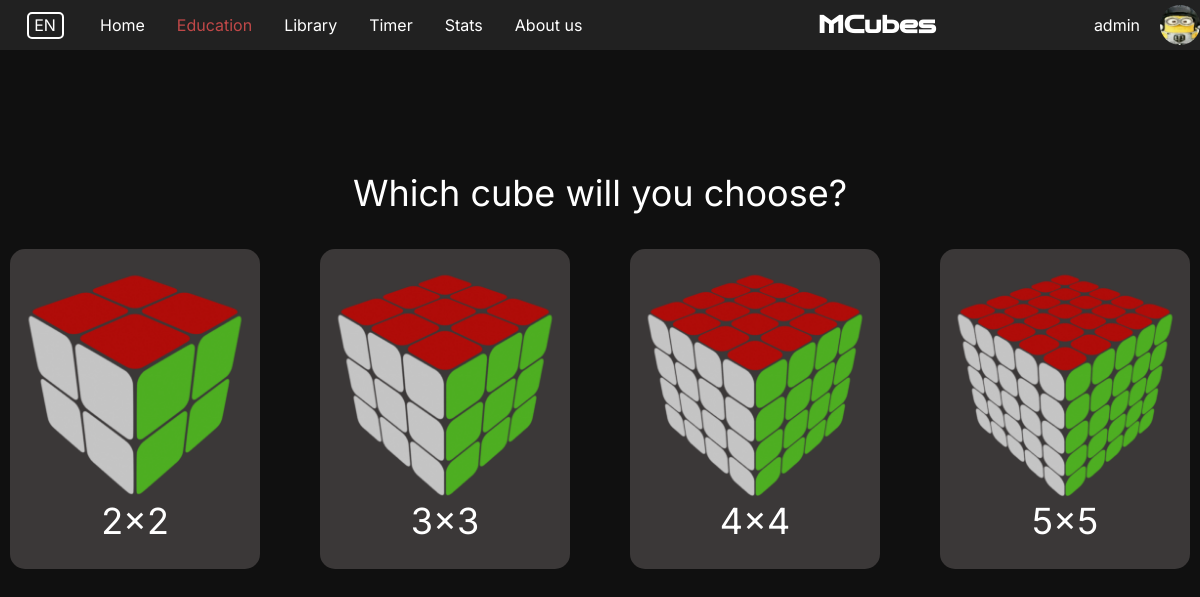
/education/ (signed in), run on the app's committed database.
### account/models.py (models this page shows, shortened)
class MyAccount(AbstractBaseUser, PermissionsMixin):
    id = models.AutoField(primary_key=True)
    email = models.EmailField(verbose_name="email", max_length=60, unique=True)
    nickname = models.CharField(max_length=30, unique=True)
    avatar = models.ImageField(upload_to='avatars/', blank=True, null=True)
    date_joined = models.DateTimeField(auto_now_add=True)
    last_login = models.DateTimeField(auto_now=True)
    is_active = models.BooleanField(default=True)
    is_admin = models.BooleanField(default=False)
    is_staff = models.BooleanField(default=False)
    is_superuser = models.BooleanField(default=False)
    USERNAME_FIELD = 'email'
    REQUIRED_FIELDS = ['nickname']
    objects = MyAccountManager()

### education/views.py (the view)
# urls.py: path('', views.choose_cube, name='education'),
def choose_cube(request):
    return render(request, 'education/choose-cube.html')

### education/templates/education/choose-cube.html (shortened to what this page needs)
{% extends 'base.html' %}
{% load static %}
{% load i18n %}
{% block extra_css%}
<link rel="stylesheet" href="{% static 'education/css/choose-cube.css' %}">
{% endblock %}
{% block content %}
<div class="section-title-container">
    <p class="section-title">{% trans "Which cube will you choose?" %}</p>
</div>
<div class="cubes-row-wrapper">
    <div class="cubes-row">
        <div class="cube-card a-button" data-href="">
            <img src="{% static 'education/images/2x2-img-1.png' %}" alt="2x2 Cube" class="cube-image">
            <div class="cube-label">
                <p>2x2</p>
            </div>
        </div>
        <div class="cube-card a-button">
            <img src="{% static 'education/images/3x3-img.png' %}" alt="3x3 Cube" class="cube-image">
            <div class="cube-label">
                <p>3x3</p>
            </div>
        </div>
        <div class="cube-card a-button">
            <img src="{% static 'education/images/4x4-img.png' %}" alt="4x4 Cube" class="cube-image">
            <div class="cube-label">
                <p>4x4</p>
            </div>
        </div>
        <div class="cube-card a-button">
            <img src="{% static 'education/images/5x5-img.png' %}" alt="5x5 Cube" class="cube-image">
            <div class="cube-label">
                <p>5x5</p>
            </div>
        </div>
    </div>
</div>
{% endblock %}

### templates/base.html (shortened to what this page needs)
{% load static %}
{% load i18n %}
{% get_current_language as CURRENT_LANG %}
<!DOCTYPE html>
<html lang="{{ CURRENT_LANG }}">
<head>
    <link rel="stylesheet" href="{% static 'css/base.css' %}">
    {% block extra_css %}{% endblock %}
</head>
<body>
    <nav class="navbar">
        <form action="{% url 'set_language' %}" method="post" style="display: inline;">
                <button type="submit" class="lang-switch a-button">
                    <div class="lang-box">
                        {% if CURRENT_LANG == 'en' %}EN{% else %}RU{% endif %}
                    </div>
                </button>
        </form>
        <div class="nav-content desktop">
            <div class="nav-links">
                <a id="link-home" href="{% url 'home' %}" class="nav-link a-button">{% trans "Home" %}</a>
                <a id="link-education" href="{% url 'education' %}" class="nav-link a-button">{% trans "Education" %}</a>
                <a id="link-library" href="{% url 'comingsoon' %}" class="nav-link a-button">{% trans "Library" %}</a>
                <a id="link-timer" href="{% url 'rubik_timer:choose_timer' %}" class="nav-link a-button">{% trans "Timer" %}</a>
                <a id="link-stats" href="{% url 'stats:history' %}" class="nav-link a-button">{% trans "Stats" %}</a>
                <a id="link-about-us" href="{% url 'aboutus' %}" class="nav-link a-button">{% trans "About us" %}</a>
            </div>
        </div>
        <div class="spacer desktop">
            <h1 class="webLogo">MCubes</h1>
        </div>
        <a id="link-account" class="account-text a-button nav-link a-button desktop" href="{% url 'account:profile' %}">
        {% if user.is_authenticated %}
            {{ user.nickname }}
        {% else %}
            account
        {% endif %}
        </a>
        <div class="avatar-container desktop">
            {% if user.avatar %}
                <img class="avatar" src="{{ user.avatar.url }}" alt="{{ user.nickname }}">
            {% else %}
                <img class="avatar" src="{% get_media_prefix %}/avatars/default.png" alt="avatar">
            {% endif %}
        </div>
    </nav>
    <main class="content">
        {% block content %}
        {% endblock %}
    </main>
</body>
</html>

### static/css/base.css (style rules this page uses)
.webLogo { font-family: "ZenDotsKir"; margin: 0; }
* { margin: 0; padding: 0; box-sizing: border-box; font-family: "Inter"; }
html { height: 100vh; }
body { display: flex; flex-direction: column; background-color: rgb(16, 16, 16); color: #ffffff; width: 100%; height: 100%; font-family: 'Inter', sans-serif; }
.content { height: 100%; display: flex; flex-direction: column; justify-content: center; align-items: center; }
.navbar { display: flex; flex-direction: row; justify-content: start; align-items: center; height: 50px; background-color: #212121; width: 100%; text-decoration: none; padding-left: 20px; }
.nav-content { display: flex; flex-direction: row; justify-content: center; align-items: center; gap: 32px; width: 600px; height: 50px; margin-left: 30px; }
.nav-links { display: flex; flex-direction: row; gap: 32px; width: 600px; height: 24px; }
.nav-link { text-decoration: none; display: flex; align-items: center; color: #ffffff; font-family: 'Inter', sans-serif; user-select: none; transition: color .5s ease; }
.lang-switch { display: flex; justify-content: center; align-items: center; height: 50px; width: 50px; background: none; border: none; padding: 0; margin: 0; cursor: pointer; font: inherit; color: inherit; }
.lang-box { display: flex; justify-content: center; align-items: center; width: 37px; height: 27px; border: 2px solid; border-radius: 5px; }
.spacer { display: flex; justify-content: center; align-items: center; max-width: 100%; height: 50px; width: 100%; }
.account-text { display: flex; justify-content: end; align-items: center; width: 287px; height: 50px; }
.avatar-container { display: flex; justify-content: center; align-items: center; width: 50px; height: 50px; margin-left: 20px; }
.a-button { user-select: none; text-decoration: none; color: #ffffff; }
.avatar { height: 40px; width: 40px; border-radius: 25px; }

### education/static/education/css/choose-cube.css (style rules this page uses)
.section-title-container { display: flex; justify-content: center; align-items: center; height: 86px; }
.section-title { text-align: center; display: flex; justify-content: center; align-items: center; color: rgb(255, 255, 255); font-family: 'Inter', sans-serif; font-size: 36px; line-height: 36px; margin: 0; }
.cubes-row-wrapper { display: flex; justify-content: center; padding-top: 13px; padding-bottom: 15px; }
.cubes-row { display: flex; flex-direction: row; justify-content: center; gap: 60px; width: 1180px; height: 436px; }
.cube-card { width: 250px; height: 320px; background: rgba(255, 238, 238, 0.18); border-radius: 15px; display: flex; flex-direction: column; align-items: center; overflow: hidden; cursor: pointer; transition: height 0.3s ease; position: relative; }
.cube-image { width: 250px; height: 250px; object-fit: cover; }
.cube-label { display: flex; justify-content: center; align-items: center; width: 250px; height: 70px; }
.cube-label p { color: rgb(255, 255, 255); font-size: 36px; text-align: center; margin: 0; }
#link-education { color: #c04848; }

### data on the page
MyAccount: nickname "admin", avatar (picture)
